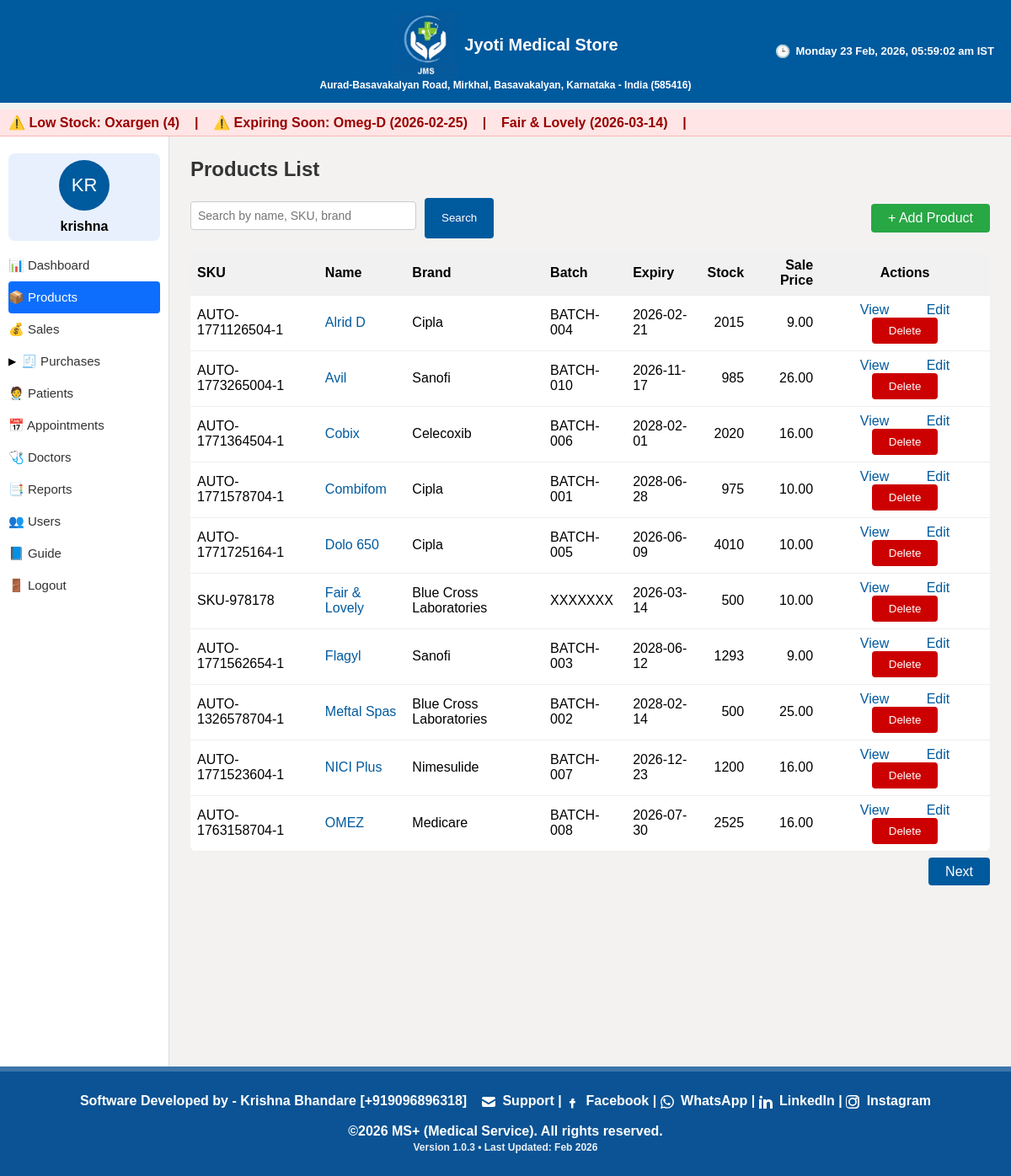
/products (signed in), run on the app's committed database.
### models.py (models this page shows, shortened)
class Product(db.Model):
    __tablename__ = 'products'
    id = db.Column(db.Integer, primary_key=True)
    sku = db.Column(db.String(50), unique=True, nullable=False)
    name = db.Column(db.String(200), nullable=False)
    brand = db.Column(db.String(100))
    batch_no = db.Column(db.String(100))
    expiry_date = db.Column(db.Date)
    purchase_price = db.Column(db.Float, default=0.0)
    sale_price = db.Column(db.Float, default=0.0)
    tax_rate = db.Column(db.Float, default=0.0)
    current_stock = db.Column(db.Integer, default=0)
    category = db.Column(db.String(50))  # medicine, cosmetic, fmcg, life_saving, ayurvedic, equipment, general
    gst_percent = db.Column(db.Float, default=0)
    cgst_percent = db.Column(db.Float, default=0)
    sgst_percent = db.Column(db.Float, default=0)

class User(UserMixin, db.Model):
    __tablename__ = 'users'
    id = db.Column(db.Integer, primary_key=True)
    username = db.Column(db.String(80), unique=True, nullable=False)
    email = db.Column(db.String(120), unique=True, nullable=True)
    password_hash = db.Column(db.String(200), nullable=False)
    role = db.Column(db.String(20), default='staff')
    created_at = db.Column(db.DateTime, default=datetime.utcnow)
    first_name = db.Column(db.String(120), nullable=True)
    last_name = db.Column(db.String(120), nullable=True)
    file_label = db.Column(db.String(64), nullable=True)
    profile_image = db.Column(db.String(256), nullable=True)

### app.py (the view)
@app.route('/products')
@login_required
def products():
    page = request.args.get('page', 1, type=int)
    try:
        products = Product.query.order_by(Product.name).paginate(
            page=page,
            per_page=10,
            error_out=False
        )
    except Exception:
        products = []
    return render_template('products/list.html', products=products)

### app.py (called while the page is built)
@login_manager.user_loader
def load_user(user_id):
    try:
        return User.query.get(int(user_id))
    except:
        return None

@app.before_request
def require_login():
    if request.endpoint is None:
        return
    allowed_routes = ['login', 'forgot', 'reset_otp', 'static']
    if request.endpoint.startswith('static'):
        return
    if request.endpoint not in allowed_routes and not current_user.is_authenticated:
        return redirect(url_for('login'))

@app.context_processor
def inject_globals():
    if current_user.is_authenticated:
        initials = current_user.username[:2].upper()
        display_name = current_user.username
    else:
        initials = ""
        display_name = ""
    ist = datetime.utcnow() + timedelta(hours=5, minutes=30)
    current_dt_display = ist.strftime("%A, %d %b %Y, %I:%M:%S %p IST")
    current_day = ist.strftime("%A")
    return dict(
        initials=initials,
        display_name=display_name,
        current_dt_display=current_dt_display,
        current_day=current_day,
        is_admin=is_admin   # ⭐ ADD THIS LINE
    )

@app.teardown_appcontext
def shutdown_session(exception=None):
    db.session.remove()

@app.context_processor
def inject_low_stock():
    from flask import request
    if request.endpoint and (
        "login" in request.endpoint or
        "auth" in request.endpoint
    ):
        return dict(low_stock=[], expiring_soon=[])
    try:
        low_stock = Product.query.filter(Product.current_stock <= 5).all()
        today = date.today()
        soon = today + timedelta(days=30)
        expiring_soon = Product.query.filter(
            Product.expiry_date <= soon,
            Product.expiry_date >= today
        ).all()
        return dict(
            low_stock=low_stock,
            expiring_soon=expiring_soon
        )
    except Exception:
        return dict(low_stock=[], expiring_soon=[])

### templates/products/list.html (shortened to what this page needs)
{% extends "base.html" %}
{% block content %}
<h2>Products List</h2>
<div style="margin-bottom:15px; display:flex; justify-content:space-between; align-items:center;">
    <form method="GET" action="{{ url_for('product_search') }}" style="display:flex; gap:10px;">
        <input type="text"
               name="q"
               placeholder="Search by name, SKU, brand"
               value="{{ request.args.get('q', '') }}"
               class="form-control"
               style="width:250px;">
        <button class="btn btn-primary">Search</button>
    </form>
    <a href="{{ url_for('product_new') }}" class="btn btn-success">+ Add Product</a>
</div>
<table>
    <thead>
        <tr>
            <th align="left">SKU</th>
            <th align="left">Name</th>
            <th align="left">Brand</th>
            <th align="left">Batch</th>
            <th align="left">Expiry</th>
            <th align="right">Stock</th>
            <th align="right">Sale Price</th>
            <th align="center">Actions</th>
        </tr>
    </thead>
    <tbody>
        {% for p in products.items %}
        <tr>
            <td>{{ p.sku }}</td>
            <td>
                <a href="{{ url_for('product_detail', product_id=p.id) }}">
                    {{ p.name }}
                </a>
            </td>
            <td>{{ p.brand or '-' }}</td>
            <td>{{ p.batch_no or '-' }}</td>
            <td>{{ p.expiry_date or '-' }}</td>
            <td align="right">{{ p.current_stock or 0 }}</td>
            <td align="right">{{ "%.2f"|format(p.sale_price or 0) }}</td>
            <td align="center">
                <a href="{{ url_for('product_detail', product_id=p.id) }}"
                   class="btn btn-info btn-sm">View</a>
                <a href="{{ url_for('product_edit', product_id=p.id) }}"
                   class="btn btn-warning btn-sm">Edit</a>
                {% if current_user.role in ['admin', 'staff'] %}
                <form action="{{ url_for('product_delete', product_id=p.id) }}"
                      method="POST"
                      style="display:inline;">
                    <button class="btn btn-danger btn-sm"
                            onclick="return confirm('Delete this product?');">
                        Delete
                    </button>
                </form>
                {% endif %}
            </td>
        </tr>
        {% else %}
        <tr>
            <td colspan="8" style="text-align:center; padding:15px; color:#777;">
                No products found.
            </td>
        </tr>
        {% endfor %}
    </tbody>
</table>
<div style="text-align: right; margin-top: 15px;">
    {% if products.has_next %}
        <a href="{{ url_for('products', page=products.next_num, q=request.args.get('q')) }}"
           class="btn btn-primary">Next</a>
    {% endif %}
</div>
{% endblock %}

### templates/base.html (shortened to what this page needs)
<!DOCTYPE html>
<html lang="en">
<head>
    <link rel="stylesheet" href="{{ url_for('static', filename='css/style.css') }}">
</head>
<body>
<div class="fixed-header">
    <div class="topbar">
<div style="flex:1; text-align:center; line-height:1.3; display:flex; flex-direction:column; align-items:center;">
    <div style="display:flex; align-items:center; gap:8px;">
        <img src="{{ url_for('static', filename='logo.PNG') }}" class="title-logo">
        <strong style="font-size:20px;">Jyoti Medical Store</strong>
    </div>
    <span style="font-size:12px;">
        Aurad-Basavakalyan Road, Mirkhal, Basavakalyan, Karnataka - India (585416)
    </span>
</div>
        {% block top_right %}
        <div style="position:absolute; right:20px; font-size:13px; display:flex; align-items:center; gap:6px;">
            <span style="font-size:15px;">🕒</span>
            <span id="live_datetime"></span>
        </div>
        {% endblock %}
    </div>
</div>
<div style="height: 70px;"></div>
{% block alerts %}
{% if low_stock or expiring_soon %}
<div class="alert-marquee print-hide"
     style="
        background:#ffe5e5;
        padding:6px 10px;
        color:#900;
        font-weight:bold;
        white-space:nowrap;
        overflow:hidden;
        border-bottom:1px solid #ffb3b3;
     ">
    <marquee behavior="scroll" direction="left" scrollamount="5">
        {% if low_stock %}
            ⚠️ Low Stock:
            {% for p in low_stock %}
                {{ p.name }} ({{ p.current_stock }}) &nbsp;&nbsp; | &nbsp;&nbsp;
            {% endfor %}
        {% endif %}
        {% if expiring_soon %}
            ⚠️ Expiring Soon:
            {% for p in expiring_soon %}
                {{ p.name }} ({{ p.expiry_date }}) &nbsp;&nbsp; | &nbsp;&nbsp;
            {% endfor %}
        {% endif %}
    </marquee>
</div>
{% endif %}
{% endblock %}
<div class="layout">
{% if current_user.is_authenticated %}
<div class="sidebar">
    <div class="profile-card">
        <div class="initials-circle">{{ initials }}</div>
        <div><strong>{{ display_name }}</strong></div>
    </div>
    <a href="{{ url_for('dashboard') }}" class="menu-item">📊 Dashboard</a>
    <a href="{{ url_for('products') }}" class="menu-item">📦 Products</a>
    <a href="{{ url_for('sales_list') }}" class="menu-item">💰 Sales</a>
    <li class="has-submenu menu-parent" onclick="toggleMenu('purchaseMenu')">
        <span class="menu-arrow" id="purchaseArrow">▶</span>
        <a href="#">🧾 Purchases</a>
    </li>
    <a href="{{ url_for('patients') }}" class="menu-item">🧑‍⚕️ Patients</a>
    <a href="{{ url_for('appointments_list') }}" class="menu-item">📅 Appointments</a>
    <a href="{{ url_for('doctors_list') }}" class="menu-item">🩺 Doctors</a>
    <a href="{{ url_for('report_expiry') }}" class="menu-item">📑 Reports</a>
    {% if current_user.role == 'admin' %}
    <a href="{{ url_for('users_list') }}" class="menu-item">👥 Users</a>
    {% endif %}
    <a href="{{ url_for('guide') }}" class="menu-item">📘 Guide</a>
    <a href="{{ url_for('logout') }}" class="menu-item">🚪 Logout</a>
</div>
{% endif %}
    <div class="content">
        {% block content %}{% endblock %}
    </div>
</div>
<div class="fixed-footer">
    Software Developed by - Krishna Bhandare [+919096896318]
    &nbsp;&nbsp;
    <a href="mailto:bhandare.krishna5@gmail.com" target="_blank" rel="noopener noreferrer">
        <svg xmlns="http://www.w3.org/2000/svg" width="16" height="16" fill="currentColor" viewBox="0 0 16 16" style="vertical-align:middle;">
            <path d="M0 4a2 2 0 0 1 2-2h12a2 2 0 0 1 2 2v.217l-8 4.8-8-4.8V4z"/>
            <path d="M0 6.383v5.617a2 2 0 0 0 2 2h12a2 2 0 0 0 2-2V6.383l-7.555 4.533a1 1 0 0 1-1.11 0L0 6.383z"/>
        </svg>
        Support
    </a> |
    <a href="https://m.facebook.com/public/Bhandare-Krishna/" target="_blank" rel="noopener noreferrer">
        <svg xmlns="http://www.w3.org/2000/svg" width="16" height="16" fill="currentColor" viewBox="0 0 16 16" style="vertical-align:middle;">
            <path d="M8.94 6.5H10.5V4H8.94C7.64 4 7 4.67 7 5.94V7H5v2.5h2v6h2.5v-6h2l.5-2.5h-2.5v-.56c0-.33.17-.44.44-.44z"/>
        </svg>
        Facebook
    </a> |
    <a href="https://wa.me/919096896318" target="_blank" rel="noopener noreferrer">
        WhatsApp
    </a> |
    <a href="https://www.linkedin.com/in/krishna-bhandare-893b74102" target="_blank" rel="noopener noreferrer">
        LinkedIn
    </a> |
    <a href="https://www.instagram.com/reel/CmBQhjhAg4d/" target="_blank" rel="noopener noreferrer">
        Instagram
    </a>
    <br><br>
    ©2026 MS+ (Medical Service). All rights reserved.<br>
    <span style="font-size: 12px; opacity: 0.9;">
        Version 1.0.3 • Last Updated: Feb 2026
    </span>
</div>
</body>
</html>

### static/css/style.css (style rules this page uses)
body { margin: 0; font-family: Arial, sans-serif; background: #f3f2f1; }
h1, h2, h3, h4 { margin-top: 0; color: #333; }
a { color: #005a9e; text-decoration: none; }
input, select, textarea { font-size: 14px; border: 1px solid #ccc; border-radius: 4px; }
.topbar { background: #005a9e; color: white; padding: 12px; display: flex; justify-content: center; align-items: center; font-size: 22px; font-weight: bold; position: relative; }
.layout { display: flex; height: calc(100vh - 50px); }
.sidebar { width: 250px; background: white; border-right: 1px solid #ddd; padding: 20px; }
.sidebar { padding-left: 10px !important; padding-right: 10px !important; width: 180px !important; }
.sidebar a { display: block; padding: 10px 0; color: #333; font-size: 15px; }
.profile-card { padding: 8px; background: #e8f0fe; border-radius: 8px; margin-bottom: 10px; text-align: center; }
.initials-circle { width: 60px; height: 60px; background: #005a9e; color: white; border-radius: 50%; display: flex; justify-content: center; align-items: center; font-size: 22px; margin: 0 auto 10px; }
.content { flex: 1; padding: 25px; overflow-y: auto; }
.btn { padding: 8px 20px; border: none; cursor: pointer; border-radius: 4px; }
.btn-primary { background: #005a9e; color: white; }
.btn-success { background: #28a745; color: white; }
.btn-danger { background: #c00; color: white; }
table { width: 100%; border-collapse: collapse; background: white; border-radius: 8px; overflow: hidden; }
table thead { background: #f1f1f1; }
table th, table td { padding: 8px; border-bottom: 1px solid #eee; }
.form-control { width: 100%; padding: 8px; margin-top: 4px; margin-bottom: 10px; }
.fixed-header { position: fixed; top: 0; left: 0; width: 100%; z-index: 9999; }
.layout { margin-top: 100px; }
body { padding-bottom: 70px; }
.fixed-footer { position: fixed; bottom: 0; left: 0; width: 100%; background: #0B5394; color: white; text-align: center; padding: 26px 0; font-weight: 600; font-size: 16px; z-index: 9999; border-top: 6px solid rgba(255,255,255,0.2); }
.content { padding-bottom: 80px; }
html, body { height: 100%; margin: 0; padding: 0; }
.layout { min-height: calc(100vh - 60px); padding-bottom: 80px; }
.alert-marquee { margin-top: 12px; position: relative; z-index: 998; }
.layout { margin-top: 0 !important; padding-top: 0 !important; }
.alert-marquee { position: relative; z-index: 998; margin-top: 60px; }
.menu-parent { display: flex; align-items: center; gap: 6px; }
.menu-arrow { font-size: 12px; transition: transform 0.2s ease; }
.sidebar a.active { background: #0d6efd; color: white !important; border-radius: 4px; }

### templates/base.html (style rules this page uses)
.alert-marquee { position: relative; z-index: 998; }
.title-logo { height: 80px; width: auto; margin-top: 2px; }
.fixed-footer a { color: inherit !important; text-decoration: none !important; }
.fixed-footer svg { fill: currentColor; margin-right: 4px; }

### data on the page
Product: name "Oxargen", current_stock "4"
Product: name "Omeg-D", expiry_date "2026-02-25"
Product: name "Fair & Lovely", expiry_date "2026-03-14", sku "SKU-978178", brand "Blue Cross Laboratories", batch_no "XXXXXXX", current_stock "500", sale_price "10.00"
User: username "krishna"
Product: sku "AUTO-1771126504-1", name "Alrid D", brand "Cipla", batch_no "BATCH-004", expiry_date "2026-02-21", current_stock "2015", sale_price "9.00"
Product: sku "AUTO-1773265004-1", name "Avil", brand "Sanofi", batch_no "BATCH-010", expiry_date "2026-11-17", current_stock "985", sale_price "26.00"
Product: sku "AUTO-1771364504-1", name "Cobix", brand "Celecoxib", batch_no "BATCH-006", expiry_date "2028-02-01", current_stock "2020", sale_price "16.00"
Product: sku "AUTO-1771578704-1", name "Combifom", brand "Cipla", batch_no "BATCH-001", expiry_date "2028-06-28", current_stock "975", sale_price "10.00"
Product: sku "AUTO-1771725164-1", name "Dolo 650", brand "Cipla", batch_no "BATCH-005", expiry_date "2026-06-09", current_stock "4010", sale_price "10.00"
Product: sku "AUTO-1771562654-1", name "Flagyl", brand "Sanofi", batch_no "BATCH-003", expiry_date "2028-06-12", current_stock "1293", sale_price "9.00"
Product: sku "AUTO-1326578704-1", name "Meftal Spas", brand "Blue Cross Laboratories", batch_no "BATCH-002", expiry_date "2028-02-14", current_stock "500", sale_price "25.00"
Product: sku "AUTO-1771523604-1", name "NICI Plus", brand "Nimesulide", batch_no "BATCH-007", expiry_date "2026-12-23", current_stock "1200", sale_price "16.00"
Product: sku "AUTO-1763158704-1", name "OMEZ", brand "Medicare", batch_no "BATCH-008", expiry_date "2026-07-30", current_stock "2525", sale_price "16.00"

### other printed values
{{ initials }} "KR"
